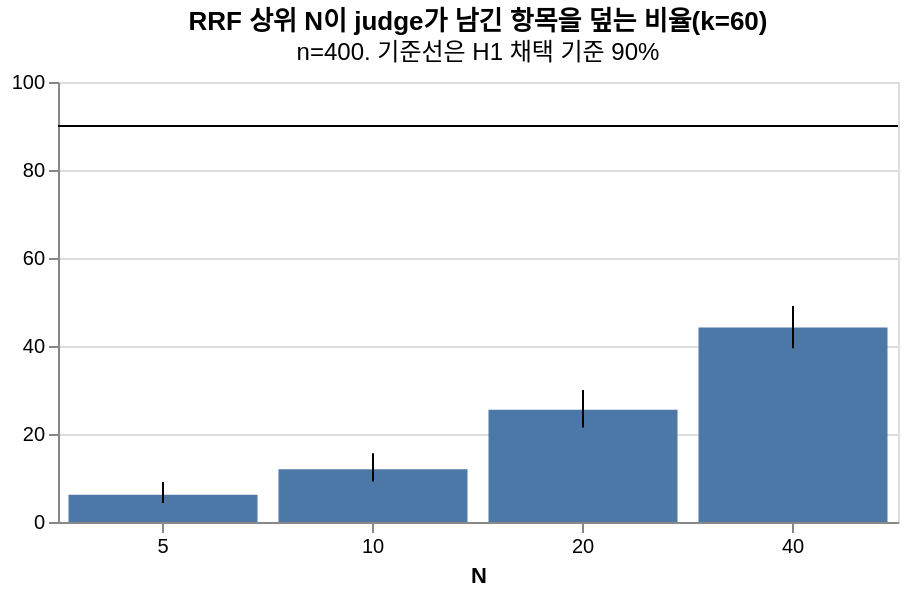

This figure's Vega-Lite source:
### Vega-Lite specification from a JSON file in a GitHub repository (floating-point values rounded to 4 significant figures)
{"$schema": "https://vega.github.io/schema/vega-lite/v5.json", "title": {"text": "RRF 상위 N이 judge가 남긴 항목을 덮는 비율(k=60)", "subtitle": "n=400. 기준선은 H1 채택 기준 90%"}, "width": 420, "height": 220, "layer": [{"data": {"values": [{"top_n": "5", "recall": 6.2, "low": 4.3, "high": 9.1}, {"top_n": "10", "recall": 12.0, "low": 9.2, "high": 15.6}, {"top_n": "20", "recall": 25.5, "low": 21.5, "high": 30.0}, {"top_n": "40", "recall": 44.2, "low": 39.5, "high": 49.1}]}, "mark": "bar", "encoding": {"x": {"field": "top_n", "type": "ordinal", "title": "N", "sort": null, "axis": {"labelAngle": 0}}, "y": {"field": "recall", "type": "quantitative", "title": "recall(%)", "scale": {"domain": [0, 100]}}}}, {"data": {"values": [{"top_n": "5", "recall": 6.2, "low": 4.3, "high": 9.1}, {"top_n": "10", "recall": 12.0, "low": 9.2, "high": 15.6}, {"top_n": "20", "recall": 25.5, "low": 21.5, "high": 30.0}, {"top_n": "40", "recall": 44.2, "low": 39.5, "high": 49.1}]}, "mark": "errorbar", "encoding": {"x": {"field": "top_n", "type": "ordinal", "sort": null}, "y": {"field": "low", "type": "quantitative", "title": null}, "y2": {"field": "high"}}}, {"data": {"values": [{"y": 90.0}]}, "mark": "rule", "encoding": {"y": {"field": "y", "type": "quantitative"}}}]}
